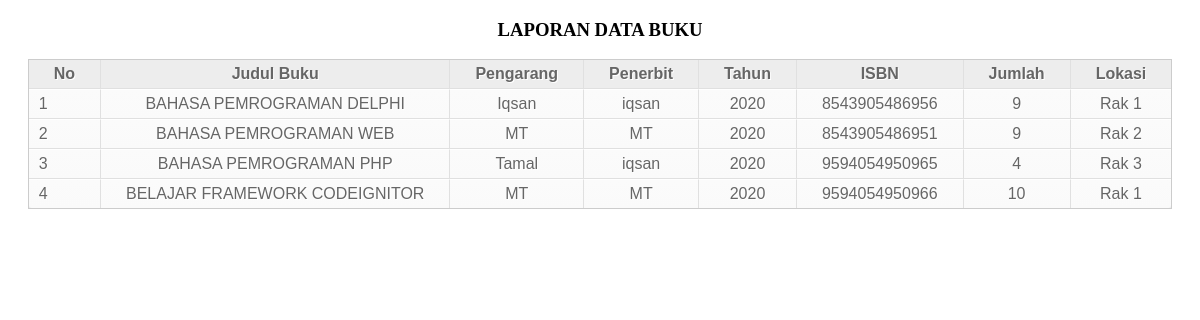
/laporan/laporanBuku.php, run on the app's committed database.
### tables this page shows
CREATE TABLE `tb_buku` (
  `id_buku` int(11) NOT NULL,
  `judul` varchar(100) NOT NULL,
  `pengarang` varchar(100) NOT NULL,
  `penerbit` varchar(100) NOT NULL,
  `tahun_terbit` varchar(10) NOT NULL,
  `isbn` varchar(25) NOT NULL,
  `jumlah_buku` int(11) NOT NULL,
  `lokasi` varchar(20) NOT NULL,
  `tgl_input` timestamp NOT NULL DEFAULT CURRENT_TIMESTAMP ON UPDATE CURRENT_TIMESTAMP
);

### laporan/laporanBuku.php (the view, shortened to what this page needs)
<!DOCTYPE html>
<html>
<head lang="en">
	<link rel="stylesheet" type="text/css" href="styletabel.css">
</head>
<body>
	<h3 align="center">LAPORAN DATA BUKU</h3>
	<table align="center" cellspacing='0'>
		<thead>
			<tr>
				<th>No</th>
				<th>Judul Buku</th>
				<th>Pengarang</th>
				<th>Penerbit</th>
				<th>Tahun</th>
				<th>ISBN</th>
				<th>Jumlah</th>
				<th>Lokasi</th>
			</tr>
		</thead>
		<tbody>
			<?php
			$koneksi = new mysqli("localhost","root","","db_perpustakaan1");
			$sql = "SELECT * FROM tb_buku";
			$query = mysqli_query($koneksi,$sql);
			$no = 0;
			while ($data = mysqli_fetch_array($query)) {
				$judul = $data['judul'];
				$pengarang = $data['pengarang'];
				$penerbit = $data['penerbit'];
				$tahun_terbit = $data['tahun_terbit'];
				$isbn = $data['isbn'];
				$jumlah_buku = $data['jumlah_buku'];
				$lokasi = $data['lokasi'];
				$no++;
				?>
				<tr>
					<td align="center"><?php echo $no; ?></td>
					<td><?php echo $judul; ?></td>
					<td align="center"><?php echo $pengarang; ?></td>
					<td align="center"><?php echo $penerbit; ?></td>
					<td align="center"><?php echo $tahun_terbit; ?></td>
					<td align="center"><?php echo $isbn; ?></td>
					<td align="center"><?php echo $jumlah_buku; ?></td>
					<td align="center"><?php echo $lokasi; ?></td>
				</tr>
			<?php } ?>
		</tbody>
	</table>
</body>
</html>

### laporan/styletabel.css (style rules this page uses)
table { font-family: Arial, Helvetica, sans-serif; color: #666; text-shadow: 1px 1px 0px #fff; background: #eaebec; border: #ccc 1px solid; }
table th { padding: 5px 25px; border-left:1px solid #e0e0e0; border-bottom: 1px solid #e0e0e0; background: #ededed; }
table th:first-child { border-left:none; }
table tr { text-align: center; padding-left: 10px; }
table td:first-child { text-align: left; padding-left: 10px; border-left: 0; }
table td { padding: 5px 25px; border-top: 1px solid #ffffff; border-bottom: 1px solid #e0e0e0; border-left: 1px solid #e0e0e0; background: #fafafa; background: -webkit-gradient(linear, left top, left bottom, from(#fbfbfb), to(#fafafa)); background: -moz-linear-gradient(top, #fbfbfb, #fafafa); text-align: center; }
table tr:last-child td { border-bottom: 0; }
table tr:last-child td:first-child { -moz-border-radius-bottomleft: 3px; -webkit-border-bottom-left-radius: 3px; border-bottom-left-radius: 3px; }
table tr:last-child td:last-child { -moz-border-radius-bottomright: 3px; -webkit-border-bottom-right-radius: 3px; border-bottom-right-radius: 3px; }

### data on the page
tb_buku: judul "BAHASA PEMROGRAMAN DELPHI", pengarang "Iqsan", penerbit "iqsan", tahun_terbit "2020", isbn "8543905486956", jumlah_buku "9", lokasi "Rak 1"
tb_buku: judul "BAHASA PEMROGRAMAN WEB", pengarang "MT", penerbit "MT", tahun_terbit "2020", isbn "8543905486951", jumlah_buku "9", lokasi "Rak 2"
tb_buku: judul "BAHASA PEMROGRAMAN PHP", pengarang "Tamal", penerbit "iqsan", tahun_terbit "2020", isbn "9594054950965", jumlah_buku "4", lokasi "Rak 3"
tb_buku: judul "BELAJAR FRAMEWORK CODEIGNITOR", pengarang "MT", penerbit "MT", tahun_terbit "2020", isbn "9594054950966", jumlah_buku "10", lokasi "Rak 1"
